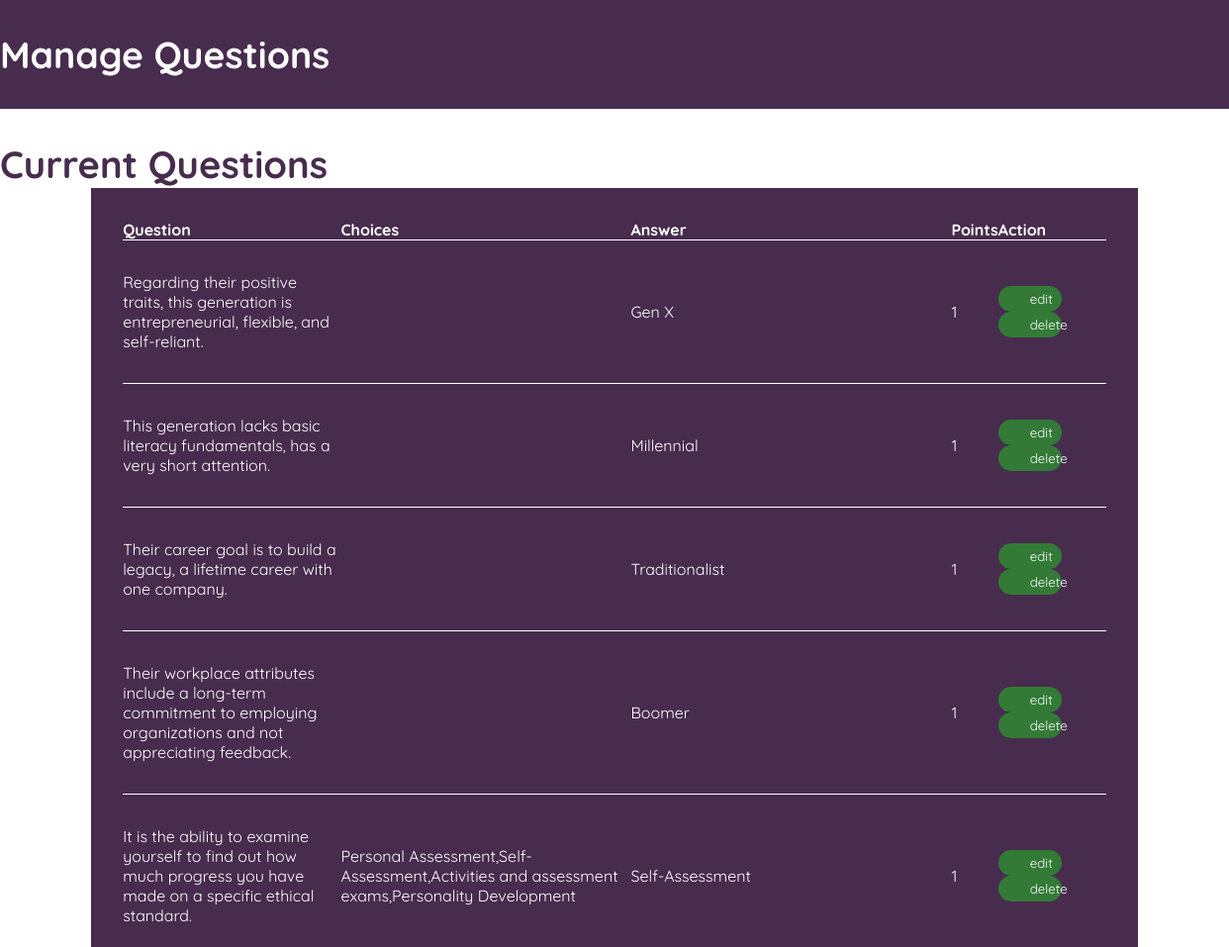
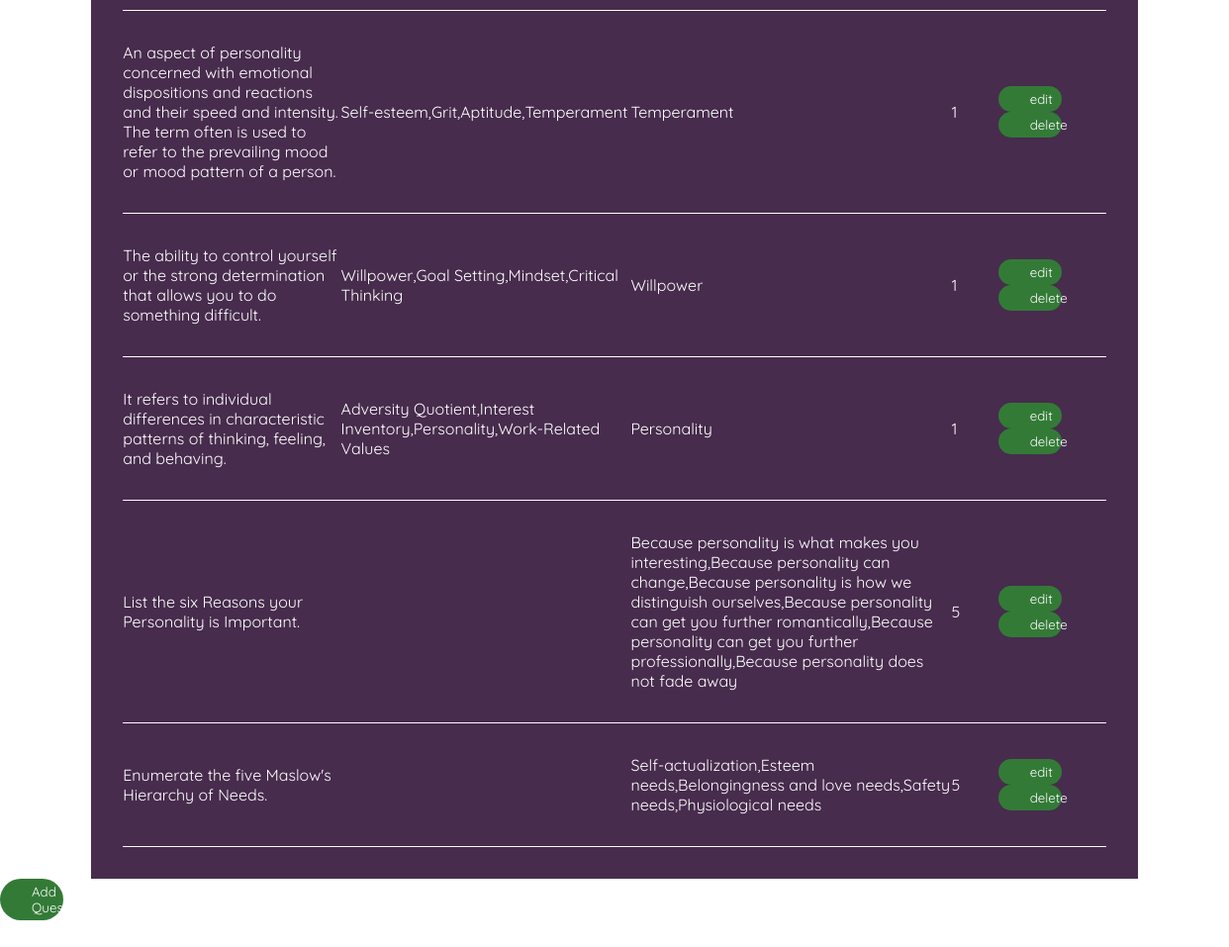
The page /teachermodule/teacherManageQuestions.php?quiz_code=pdqs001 on the database its author committed (2 pictures, top to bottom).
### tables this page shows
CREATE TABLE IF NOT EXISTS `quiz_inventory` (
  `quiz_code` varchar(45) DEFAULT NULL,
  `type_of_quiz` text,
  `question` text,
  `choices` text,
  `answer` text,
  `points` int(11) DEFAULT NULL
);

### teachermodule/rQuestionsManage.php (the view, shortened to what this page needs)
<?php
    include "config.php";
    $sql = "SELECT * FROM `quiz_inventory` WHERE `quiz_code` = '" . $_SESSION['quiz_code'] . "'";
    $result = mysqli_query($connection, $sql);
    while ($row = $result->fetch_assoc()) {
        echo "<tr>";
        echo "<td>" . $row['question'] . "</td>";
        echo "<td>" . $row['choices'] . "</td>";
        echo "<td>" . $row['answer'] . "</td>";
        echo "<td>" . $row['points'] . "</td>";
        echo "<td>";
        echo "<button class='editQuestion'><a href='teacherEditQuestion.php?quiz_code=" . $_SESSION['quiz_code'] . "&question=". $row['question'] . "'> edit </a></button>";
        echo "<button class='Delete'><a onClick=\"javascript: return confirm('Are you sure you want to delete?');\" href='dQuestion.php?quiz_code=" . $_SESSION['quiz_code'] . "&question=" . $row['question'] . "'>delete</a></button>";
        echo "</td>";
        echo "</tr>";
    }
?>

### teachermodule/styles/teacherCreateQuiz.css (style rules this page uses)
* { margin: 0; padding: 0; list-style: none; text-decoration: none; font-family: var(--fnt-Quicksand); }
body { display: flex; flex-direction: column; height: 100vh; }

### teachermodule/styles/manageQuestions.css (style rules this page uses)
* { margin: 0; border: 0; }
body { display: flex; flex-direction: column; align-items: center; height: 100vh; width: 100vw; }
button { width: 5%; border-radius: 2rem; padding: 0.3rem 2rem; color: white; background-color: rgb(51, 122, 55); }
a , a:hover, a:focus, a:visited { text-decoration: none; color: inherit; outline: 0; cursor: auto; }
tr { border-bottom: 0.1rem solid white; }
td { padding: 2rem 0; overflow:auto; }

### rows shown on the page
quiz_inventory: question "Regarding their positive traits, this generation is entrepreneurial, flexible, and self-reliant.", answer "Gen X", points "1"
quiz_inventory: question "This generation lacks basic literacy fundamentals, has a very short attention.", answer "Millennial", points "1"
quiz_inventory: question "Their career goal is to build a legacy, a lifetime career with one company.", answer "Traditionalist", points "1"
quiz_inventory: question "Their workplace attributes include a long-term commitment to employing organizations and not appreciating feedback.", answer "Boomer", points "1"
quiz_inventory: question "It is the ability to examine yourself to find out how much progress you have made on a specific ethical standard.", choices "Personal Assessment,Self-Assessment,Activities and assessment exams,Personality Development", answer "Self-Assessment", points "1"
quiz_inventory: question "An aspect of personality concerned with emotional dispositions and reactions and their speed and intensity. The term often is used to refer to the prevailing mood or mood pattern of a person.", choices "Self-esteem,Grit,Aptitude,Temperament", answer "Temperament", points "1"
quiz_inventory: question "The ability to control yourself or the strong determination that allows you to do something difficult.", choices "Willpower,Goal Setting,Mindset,Critical Thinking", answer "Willpower", points "1"
quiz_inventory: question "It refers to individual differences in characteristic patterns of thinking, feeling, and behaving.", choices "Adversity Quotient,Interest Inventory,Personality,Work-Related Values", answer "Personality", points "1"
quiz_inventory: question "List the six Reasons your Personality is Important.", answer "Because personality is what makes you interesting,Because personality can change,Because personality is how we distinguish ourselves,Because personality can get you further romantically,Because personality can get you further professionally,Because personality does not fade away", points "5"
quiz_inventory: question "Enumerate the five Maslow's Hierarchy of Needs.", answer "Self-actualization,Esteem needs,Belongingness and love needs,Safety needs,Physiological needs", points "5"
